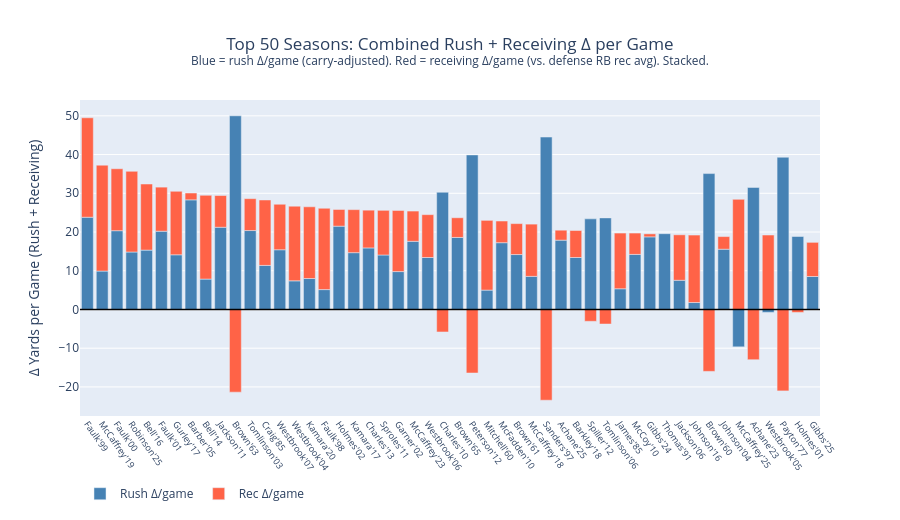

Notebook cell for this chart:
### Markdown cell above
---
# Chart 7 — Rushing + Receiving Combined Delta

Some backs are more valuable as pass-catchers than as runners (e.g., Marshall Faulk, Roger Craig,
Christian McCaffrey). This chart adds the receiving delta to get a **total offensive impact** score.

Note: receiving delta uses the defense's average RB receiving yards allowed per game (not carry-adjusted,
since we don't have target splits). It's a noisier number but directionally correct.

### Code cell
rb_featured['delta_total_pg'] = rb_featured['delta_rush_yds_pg'] + rb_featured['delta_rec_yds_pg'].fillna(0)

top50_combined = rb_featured.nlargest(50, 'delta_total_pg').reset_index(drop=True)
top50_combined['label'] = top50_combined['player_name'].str.split().str[-1] + "'" + top50_combined['season'].astype(str).str[-2:]
top50_combined['color'] = top50_combined['season'].apply(era_color_game)

top50_combined['hover_comb'] = (
    '<b>' + top50_combined['player_name'] + '</b> — ' + top50_combined['team_abbrev'] + ' ' + top50_combined['season'].astype(str) +
    '<br>Rush Δ/game: ' + top50_combined['delta_rush_yds_pg'].round(1).astype(str) +
    '<br>Rec Δ/game:  ' + top50_combined['delta_rec_yds_pg'].fillna(0).round(1).astype(str) +
    '<br>Combined Δ/game: <b>' + top50_combined['delta_total_pg'].round(1).astype(str) + '</b>' +
    '<br>Rush yds: ' + top50_combined['total_rush_yds'].astype(int).astype(str) +
    '  Rec yds: ' + top50_combined['total_rec_yds'].fillna(0).astype(int).astype(str)
)

fig7 = go.Figure()
# Rush component
fig7.add_trace(go.Bar(
    x=top50_combined['label'],
    y=top50_combined['delta_rush_yds_pg'],
    name='Rush Δ/game',
    marker_color='steelblue',
    hovertext=top50_combined['hover_comb'],
    hoverinfo='text',
))
# Receiving component
fig7.add_trace(go.Bar(
    x=top50_combined['label'],
    y=top50_combined['delta_rec_yds_pg'].fillna(0),
    name='Rec Δ/game',
    marker_color='tomato',
    hoverinfo='skip',
))

fig7.add_hline(y=0, line_color='black', line_width=1.5)

fig7.update_layout(
    title=dict(text='Top 50 Seasons: Combined Rush + Receiving Δ per Game<br>'
                    '<sup>Blue = rush Δ/game (carry-adjusted). Red = receiving Δ/game (vs. defense RB rec avg). Stacked.</sup>',
               x=0.5),
    xaxis=dict(title='', tickangle=55, tickfont=dict(size=9)),
    yaxis=dict(title='Δ Yards per Game (Rush + Receiving)'),
    barmode='relative',
    height=520,
    hovermode='closest',
    legend=dict(orientation='h', y=-0.2),
)
fig7.show()

### Figure 1 — Plotly figure (JSON) as saved in the notebook; plotly's stock layout.template omitted (floating-point values rounded to 4 significant figures)
{"data": [{"hoverinfo": "text", "hovertext": ["<b>Marshall Faulk</b> — STL 1999<br>Rush Δ/game: 23.8<br>Rec Δ/game:  25.7<br>Combined Δ/game: <b>49.5</b><br>Rush yds: 1381  Rec yds: 1048", "<b>Christian McCaffrey</b> — CAR 2019<br>Rush Δ/game: 9.9<br>Rec Δ/game:  27.3<br>Combined Δ/game: <b>37.3</b><br>Rush yds: 1387  Rec yds: 1005", "<b>Marshall Faulk</b> — STL 2000<br>Rush Δ/game: 20.3<br>Rec Δ/game:  16.0<br>Combined Δ/game: <b>36.3</b><br>Rush yds: 1359  Rec yds: 830", "<b>Bijan Robinson</b> — ATL 2025<br>Rush Δ/game: 14.8<br>Rec Δ/game:  20.8<br>Combined Δ/game: <b>35.7</b><br>Rush yds: 1478  Rec yds: 820", "<b>Le'Veon Bell</b> — PIT 2016<br>Rush Δ/game: 15.3<br>Rec Δ/game:  17.1<br>Combined Δ/game: <b>32.4</b><br>Rush yds: 1268  Rec yds: 616", "<b>Marshall Faulk</b> — STL 2001<br>Rush Δ/game: 20.2<br>Rec Δ/game:  11.4<br>Combined Δ/game: <b>31.6</b><br>Rush yds: 1382  Rec yds: 765", "<b>Todd Gurley</b> — LAR 2017<br>Rush Δ/game: 14.1<br>Rec Δ/game:  16.4<br>Combined Δ/game: <b>30.5</b><br>Rush yds: 1305  Rec yds: 788", "<b>Tiki Barber</b> — NYG 2005<br>Rush Δ/game: 28.3<br>Rec Δ/game:  1.8<br>Combined Δ/game: <b>30.1</b><br>Rush yds: 1860  Rec yds: 530", "<b>Le'Veon Bell</b> — PIT 2014<br>Rush Δ/game: 7.8<br>Rec Δ/game:  21.6<br>Combined Δ/game: <b>29.5</b><br>Rush yds: 1361  Rec yds: 854", "<b>Fred Jackson</b> — BUF 2011<br>Rush Δ/game: 21.2<br>Rec Δ/game:  8.2<br>Combined Δ/game: <b>29.4</b><br>Rush yds: 934  Rec yds: 442", "<b>Jim Brown</b> — CLE 1963<br>Rush Δ/game: 50.0<br>Rec Δ/game:  -21.4<br>Combined Δ/game: <b>28.7</b><br>Rush yds: 1863  Rec yds: 268", "<b>LaDainian Tomlinson</b> — SDG 2003<br>Rush Δ/game: 20.4<br>Rec Δ/game:  8.2<br>Combined Δ/game: <b>28.6</b><br>Rush yds: 1645  Rec yds: 725", "<b>Roger Craig</b> — SFO 1985<br>Rush Δ/game: 11.4<br>Rec Δ/game:  16.9<br>Combined Δ/game: <b>28.3</b><br>Rush yds: 1050  Rec yds: 1016", "<b>Brian Westbrook</b> — PHI 2007<br>Rush Δ/game: 15.4<br>Rec Δ/game:  11.8<br>Combined Δ/game: <b>27.2</b><br>Rush yds: 1333  Rec yds: 771", "<b>Brian Westbrook</b> — PHI 2004<br>Rush Δ/game: 7.4<br>Rec Δ/game:  19.3<br>Combined Δ/game: <b>26.7</b><br>Rush yds: 812  Rec yds: 703", "<b>Alvin Kamara</b> — NOR 2020<br>Rush Δ/game: 8.0<br>Rec Δ/game:  18.5<br>Combined Δ/game: <b>26.5</b><br>Rush yds: 932  Rec yds: 756", "<b>Marshall Faulk</b> — IND 1998<br>Rush Δ/game: 5.1<br>Rec Δ/game:  21.0<br>Combined Δ/game: <b>26.1</b><br>Rush yds: 1319  Rec yds: 908", "<b>Priest Holmes</b> — KAN 2002<br>Rush Δ/game: 21.5<br>Rec Δ/game:  4.3<br>Combined Δ/game: <b>25.8</b><br>Rush yds: 1615  Rec yds: 672", "<b>Alvin Kamara</b> — NOR 2017<br>Rush Δ/game: 14.7<br>Rec Δ/game:  11.1<br>Combined Δ/game: <b>25.8</b><br>Rush yds: 728  Rec yds: 826", "<b>Jamaal Charles</b> — KAN 2013<br>Rush Δ/game: 15.9<br>Rec Δ/game:  9.8<br>Combined Δ/game: <b>25.6</b><br>Rush yds: 1287  Rec yds: 693", "<b>Darren Sproles</b> — NOR 2011<br>Rush Δ/game: 14.1<br>Rec Δ/game:  11.5<br>Combined Δ/game: <b>25.6</b><br>Rush yds: 603  Rec yds: 710", "<b>Charlie Garner</b> — OAK 2002<br>Rush Δ/game: 9.8<br>Rec Δ/game:  15.8<br>Combined Δ/game: <b>25.6</b><br>Rush yds: 962  Rec yds: 941", "<b>Christian McCaffrey</b> — SFO 2023<br>Rush Δ/game: 17.6<br>Rec Δ/game:  7.8<br>Combined Δ/game: <b>25.4</b><br>Rush yds: 1459  Rec yds: 564", "<b>Brian Westbrook</b> — PHI 2006<br>Rush Δ/game: 13.4<br>Rec Δ/game:  11.1<br>Combined Δ/game: <b>24.5</b><br>Rush yds: 1217  Rec yds: 699", "<b>Jamaal Charles</b> — KAN 2010<br>Rush Δ/game: 30.3<br>Rec Δ/game:  -5.8<br>Combined Δ/game: <b>24.5</b><br>Rush yds: 1467  Rec yds: 468", "<b>Timmy Brown</b> — PHI 1965<br>Rush Δ/game: 18.6<br>Rec Δ/game:  5.1<br>Combined Δ/game: <b>23.7</b><br>Rush yds: 861  Rec yds: 682", "<b>Adrian Peterson</b> — MIN 2012<br>Rush Δ/game: 39.9<br>Rec Δ/game:  -16.4<br>Combined Δ/game: <b>23.5</b><br>Rush yds: 2097  Rec yds: 217", "<b>Bobby Mitchell</b> — CLE 1960<br>Rush Δ/game: 5.0<br>Rec Δ/game:  18.0<br>Combined Δ/game: <b>23.0</b><br>Rush yds: 506  Rec yds: 612", "<b>Darren McFadden</b> — OAK 2010<br>Rush Δ/game: 17.2<br>Rec Δ/game:  5.6<br>Combined Δ/game: <b>22.8</b><br>Rush yds: 1157  Rec yds: 507", "<b>Jim Brown</b> — CLE 1961<br>Rush Δ/game: 14.2<br>Rec Δ/game:  8.0<br>Combined Δ/game: <b>22.2</b><br>Rush yds: 1408  Rec yds: 459", "<b>Christian McCaffrey</b> — CAR 2018<br>Rush Δ/game: 8.6<br>Rec Δ/game:  13.5<br>Combined Δ/game: <b>22.0</b><br>Rush yds: 1098  Rec yds: 867", "<b>Barry Sanders</b> — DET 1997<br>Rush Δ/game: 44.5<br>Rec Δ/game:  -23.4<br>Combined Δ/game: <b>21.1</b><br>Rush yds: 2053  Rec yds: 305", "<b>De'Von Achane</b> — MIA 2025<br>Rush Δ/game: 17.9<br>Rec Δ/game:  2.6<br>Combined Δ/game: <b>20.5</b><br>Rush yds: 1350  Rec yds: 488", "<b>Saquon Barkley</b> — NYG 2018<br>Rush Δ/game: 13.4<br>Rec Δ/game:  7.0<br>Combined Δ/game: <b>20.4</b><br>Rush yds: 1307  Rec yds: 721", "<b>C.J. Spiller</b> — BUF 2012<br>Rush Δ/game: 23.4<br>Rec Δ/game:  -3.1<br>Combined Δ/game: <b>20.3</b><br>Rush yds: 1244  Rec yds: 459", "<b>LaDainian Tomlinson</b> — SDG 2006<br>Rush Δ/game: 23.6<br>Rec Δ/game:  -3.8<br>Combined Δ/game: <b>19.9</b><br>Rush yds: 1815  Rec yds: 508", "<b>Lionel James</b> — SDG 1985<br>Rush Δ/game: 5.4<br>Rec Δ/game:  14.4<br>Combined Δ/game: <b>19.7</b><br>Rush yds: 516  Rec yds: 1027", "<b>LeSean McCoy</b> — PHI 2010<br>Rush Δ/game: 14.2<br>Rec Δ/game:  5.5<br>Combined Δ/game: <b>19.7</b><br>Rush yds: 1080  Rec yds: 592", "<b>Jahmyr Gibbs</b> — DET 2024<br>Rush Δ/game: 18.8<br>Rec Δ/game:  0.8<br>Combined Δ/game: <b>19.5</b><br>Rush yds: 1412  Rec yds: 517", "<b>Thurman Thomas</b> — BUF 1991<br>Rush Δ/game: 19.6<br>Rec Δ/game:  -0.1<br>Combined Δ/game: <b>19.4</b><br>Rush yds: 1407  Rec yds: 631", "<b>Steven Jackson</b> — STL 2006<br>Rush Δ/game: 7.5<br>Rec Δ/game:  11.7<br>Combined Δ/game: <b>19.3</b><br>Rush yds: 1528  Rec yds: 806", "<b>David Johnson</b> — ARI 2016<br>Rush Δ/game: 1.8<br>Rec Δ/game:  17.4<br>Combined Δ/game: <b>19.2</b><br>Rush yds: 1239  Rec yds: 879", "<b>Jim Brown</b> — CLE 1960<br>Rush Δ/game: 35.1<br>Rec Δ/game:  -16.0<br>Combined Δ/game: <b>19.1</b><br>Rush yds: 1257  Rec yds: 204", "<b>Larry Johnson</b> — KAN 2004<br>Rush Δ/game: 15.6<br>Rec Δ/game:  3.3<br>Combined Δ/game: <b>18.8</b><br>Rush yds: 581  Rec yds: 278", "<b>Christian McCaffrey</b> — SFO 2025<br>Rush Δ/game: -9.6<br>Rec Δ/game:  28.4<br>Combined Δ/game: <b>18.8</b><br>Rush yds: 1202  Rec yds: 924", "<b>De'Von Achane</b> — MIA 2023<br>Rush Δ/game: 31.5<br>Rec Δ/game:  -13.0<br>Combined Δ/game: <b>18.5</b><br>Rush yds: 800  Rec yds: 197", "<b>Brian Westbrook</b> — PHI 2005<br>Rush Δ/game: -0.8<br>Rec Δ/game:  19.2<br>Combined Δ/game: <b>18.5</b><br>Rush yds: 617  Rec yds: 616", "<b>Walter Payton</b> — CHI 1977<br>Rush Δ/game: 39.3<br>Rec Δ/game:  -21.0<br>Combined Δ/game: <b>18.3</b><br>Rush yds: 1852  Rec yds: 269", "<b>Priest Holmes</b> — KAN 2001<br>Rush Δ/game: 18.8<br>Rec Δ/game:  -0.8<br>Combined Δ/game: <b>18.1</b><br>Rush yds: 1555  Rec yds: 614", "<b>Jahmyr Gibbs</b> — DET 2025<br>Rush Δ/game: 8.5<br>Rec Δ/game:  8.8<br>Combined Δ/game: <b>17.3</b><br>Rush yds: 1223  Rec yds: 616"], "marker": {"color": "steelblue"}, "name": "Rush Δ/game", "type": "bar", "x": ["Faulk'99", "McCaffrey'19", "Faulk'00", "Robinson'25", "Bell'16", "Faulk'01", "Gurley'17", "Barber'05", "Bell'14", "Jackson'11", "Brown'63", "Tomlinson'03", "Craig'85", "Westbrook'07", "Westbrook'04", "Kamara'20", "Faulk'98", "Holmes'02", "Kamara'17", "Charles'13", "Sproles'11", "Garner'02", "McCaffrey'23", "Westbrook'06", "Charles'10", "Brown'65", "Peterson'12", "Mitchell'60", "McFadden'10", "Brown'61", "McCaffrey'18", "Sanders'97", "Achane'25", "Barkley'18", "Spiller'12", "Tomlinson'06", "James'85", "McCoy'10", "Gibbs'24", "Thomas'91", "Jackson'06", "Johnson'16", "Brown'60", "Johnson'04", "McCaffrey'25", "Achane'23", "Westbrook'05", "Payton'77", "Holmes'01", "Gibbs'25"], "y": [23.82, 9.92, 20.34, 14.84, 15.33, 20.21, 14.12, 28.31, 7.85, 21.23, 50.01, 20.38, 11.38, 15.42, 7.39, 7.99, 5.13, 21.51, 14.67, 15.89, 14.07, 9.78, 17.6, 13.42, 30.27, 18.6, 39.91, 5.0, 17.24, 14.18, 8.55, 44.52, 17.9, 13.42, 23.4, 23.65, 5.35, 14.22, 18.75, 19.57, 7.54, 1.79, 35.09, 15.56, -9.65, 31.51, -0.76, 39.31, 18.84, 8.51]}, {"hoverinfo": "skip", "marker": {"color": "tomato"}, "name": "Rec Δ/game", "type": "bar", "x": ["Faulk'99", "McCaffrey'19", "Faulk'00", "Robinson'25", "Bell'16", "Faulk'01", "Gurley'17", "Barber'05", "Bell'14", "Jackson'11", "Brown'63", "Tomlinson'03", "Craig'85", "Westbrook'07", "Westbrook'04", "Kamara'20", "Faulk'98", "Holmes'02", "Kamara'17", "Charles'13", "Sproles'11", "Garner'02", "McCaffrey'23", "Westbrook'06", "Charles'10", "Brown'65", "Peterson'12", "Mitchell'60", "McFadden'10", "Brown'61", "McCaffrey'18", "Sanders'97", "Achane'25", "Barkley'18", "Spiller'12", "Tomlinson'06", "James'85", "McCoy'10", "Gibbs'24", "Thomas'91", "Jackson'06", "Johnson'16", "Brown'60", "Johnson'04", "McCaffrey'25", "Achane'23", "Westbrook'05", "Payton'77", "Holmes'01", "Gibbs'25"], "y": [25.67, 27.34, 16.0, 20.83, 17.07, 11.38, 16.4, 1.76, 21.63, 8.19, -21.35, 8.23, 16.89, 11.75, 19.29, 18.52, 21.0, 4.31, 11.11, 9.75, 11.53, 15.78, 7.81, 11.06, -5.81, 5.08, -16.41, 18.01, 5.6, 7.99, 13.49, -23.43, 2.57, 6.97, -3.06, -3.76, 14.38, 5.51, 0.77, -0.14, 11.74, 17.41, -15.99, 3.26, 28.44, -12.98, 19.22, -21.03, -0.77, 8.82]}], "layout": {"barmode": "relative", "height": 520, "hovermode": "closest", "legend": {"orientation": "h", "y": -0.2}, "shapes": [{"line": {"color": "black", "width": 1.5}, "type": "line", "x0": 0, "x1": 1, "xref": "x domain", "y0": 0, "y1": 0, "yref": "y"}], "title": {"text": "Top 50 Seasons: Combined Rush + Receiving Δ per Game<br><sup>Blue = rush Δ/game (carry-adjusted). Red = receiving Δ/game (vs. defense RB rec avg). Stacked.</sup>", "x": 0.5}, "xaxis": {"tickangle": 55, "tickfont": {"size": 9}, "title": {"text": ""}}, "yaxis": {"title": {"text": "Δ Yards per Game (Rush + Receiving)"}}}}
